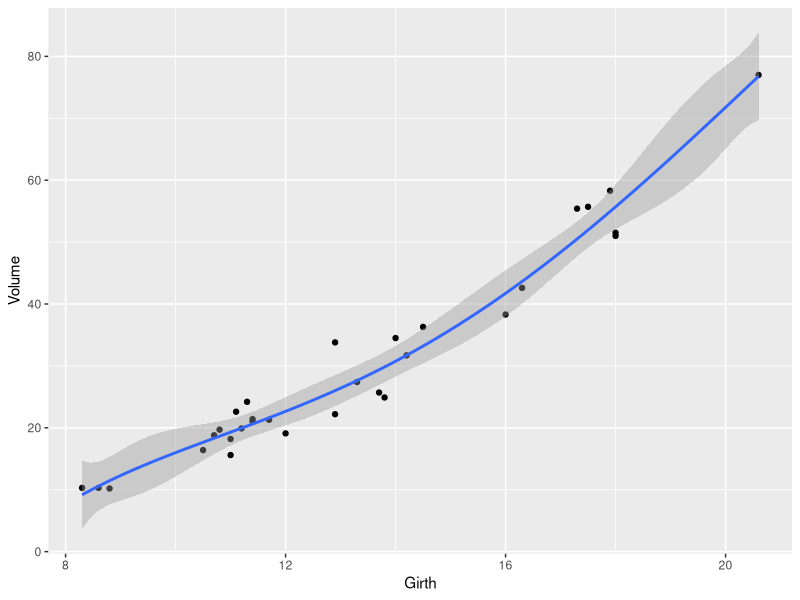

Write R code to recreate this figure.
## ---- chunk 1
# Analogie avec la régression polynomiale
data(trees)
trees
library("dplyr")
library("ggplot2")
library("cowplot")
summary(lm. <- lm(Volume ~  Girth + I(Girth^2) + I(Girth^3) + I(Girth^4) + I(Girth^5), data = trees))
lm. %>% (function(lm, model = lm[["model"]], vars = names(model))
  ggplot(model, aes_string(x = vars[2], y = vars[1])) +
  geom_point() + stat_smooth(method = "lm", formula = y ~ x + I(x^2)+ I(x^3)+ I(x^4)+ I(x^5)))

# Ici, aucun terme n'est significatif au delà du degré 2 car pas assez de données
# => la quantité de données est cruciale dans une analyse spéctrale !

# La même chose avec une régression harmonique (ajuster des sinusoïdes au lieu
# d'ajuster des termes croissants d'un polynome), voir: http://go.sciviews.org/spectral

# A partir de là, le périodogramme représente les différents facteurs multiplicatifs
# pour les termes harmoniques. Un lissage de ce périodogramme aide à sa lecture
#
# Attention : la série doit être stationnaire (pas de tendance à long terme significative).
# Nous verrons plus loin comment on peut éliminer une tendnace éventuelle...
